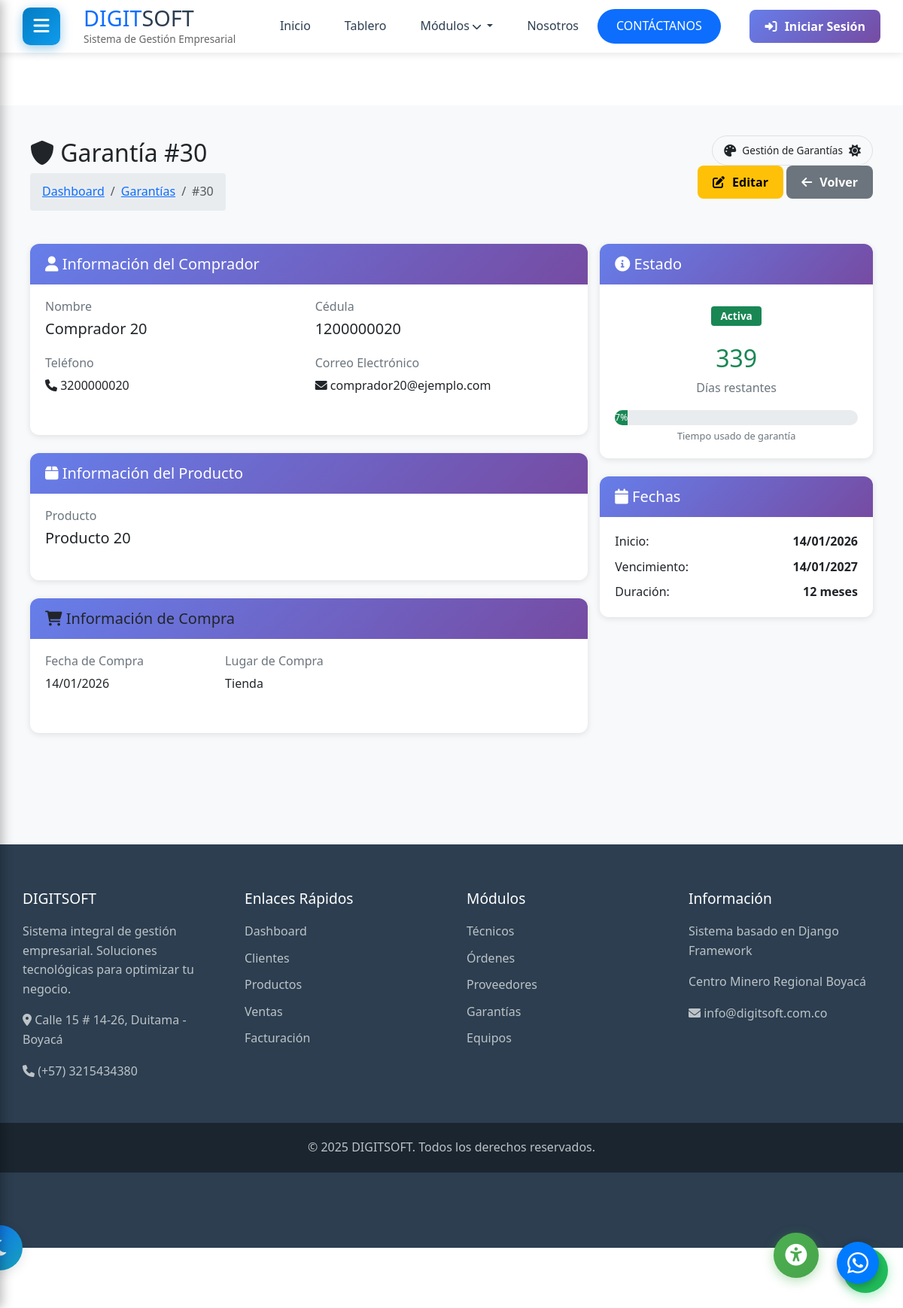
The app's page /garantias/30/ with its own data.
### garantias/models.py (models this page shows, shortened)
class Garantia(models.Model):
    ESTADO_GARANTIA = [
        ('ACTIVA', 'Activa'),
        ('VENCIDA', 'Vencida'),
        ('EN_REVISION', 'En revisión'),
        ('APROBADA', 'Aprobada'),
        ('RECHAZADA', 'Rechazada'),
        ('FINALIZADA', 'Finalizada'),
    ]
    nombre_comprador = models.CharField(max_length=200, verbose_name="Nombre del comprador")
    cedula = models.CharField(max_length=20, verbose_name="Cédula")
    telefono = models.CharField(max_length=20, verbose_name="Teléfono")
    correo_electronico = models.EmailField(
        validators=[EmailValidator()],
        verbose_name="Correo electrónico"
    )
    producto = models.ForeignKey(
        Producto,
        on_delete=models.CASCADE,
        related_name='garantias',
        verbose_name="Producto"
    )
    nombre_producto = models.CharField(max_length=200, verbose_name="Nombre del producto")
    numero_serie = models.CharField(max_length=100, blank=True, verbose_name="Número de serie")
    modelo = models.CharField(max_length=100, blank=True, verbose_name="Modelo")
    fecha_compra = models.DateField(verbose_name="Fecha de compra")
    factura_compra = models.CharField(max_length=50, blank=True, verbose_name="Número de factura")
    lugar_compra = models.CharField(max_length=200, verbose_name="Lugar de compra")
    fecha_inicio = models.DateField(verbose_name="Fecha de inicio de garantía")
    fecha_vencimiento = models.DateField(verbose_name="Fecha de vencimiento")
    meses_garantia = models.IntegerField(default=12, verbose_name="Meses de garantía")
    estado = models.CharField(
        max_length=20,
        choices=ESTADO_GARANTIA,
        default='ACTIVA',
        verbose_name="Estado"
    )
    motivo_reclamacion = models.TextField(blank=True, verbose_name="Motivo de reclamación")
    descripcion_problema = models.TextField(blank=True, verbose_name="Descripción del problema")
    solucion = models.TextField(blank=True, verbose_name="Solución aplicada")
    fecha_resolucion = models.DateField(null=True, blank=True, verbose_name="Fecha de resolución")
    observaciones = models.TextField(blank=True, verbose_name="Observaciones")
    cliente = models.ForeignKey(
        Cliente,
        on_delete=models.SET_NULL,
        null=True,
        blank=True,
        related_name='garantias',
        verbose_name="Cliente"
    )
    fecha_registro = models.DateTimeField(auto_now_add=True, verbose_name="Fecha de registro")
    fecha_actualizacion = models.DateTimeField(auto_now=True, verbose_name="Última actualización")
    class Meta:
        verbose_name = "Garantía"
        verbose_name_plural = "Garantías"
        ordering = ['-fecha_registro']
        indexes = [
            models.Index(fields=['cedula']),
            models.Index(fields=['factura_compra']),
            models.Index(fields=['estado']),
        ]
    @property
    def dias_restantes(self):
        from datetime import date
        if self.fecha_vencimiento:
            dias = (self.fecha_vencimiento - date.today()).days
            return max(0, dias)
        return 0
    @property
    def esta_vigente(self):
        from datetime import date
        return self.fecha_vencimiento >= date.today() and self.estado == 'ACTIVA'
    @property
    def porcentaje_usado(self):
        from datetime import date
        if self.fecha_inicio and self.fecha_vencimiento:
            dias_totales = (self.fecha_vencimiento - self.fecha_inicio).days
            dias_usados = (date.today() - self.fecha_inicio).days
            if dias_totales > 0:
                porcentaje = (dias_usados / dias_totales) * 100
                return min(100, max(0, porcentaje))
        return 0

### garantias/views.py (the view)
# urls.py: path('<int:pk>/', views.garantia_detalle, name='detalle'),
def garantia_detalle(request, pk):
    garantia = get_object_or_404(Garantia, pk=pk)
    seguimientos = garantia.seguimientos.all()
    context = {
        'garantia': garantia,
        'seguimientos': seguimientos,
    }
    return render(request, 'garantias/detalle.html', context)

### templates/garantias/detalle.html (shortened to what this page needs)
{% extends 'base_dashboard.html' %}
{% load static %}
{% block content %}
<div class="container-fluid py-4">
    <div class="row mb-4">
        <div class="col-12">
            <div class="d-flex justify-content-between align-items-center">
                <div>
                    <h1 class="h2 mb-2">
                        <i class="fas fa-shield-alt"></i> Garantía #{{ garantia.id }}
                    </h1>
                    <nav aria-label="breadcrumb">
                        <ol class="breadcrumb">
                            <li class="breadcrumb-item"><a href="{% url 'dashboard:index' %}">Dashboard</a></li>
                            <li class="breadcrumb-item"><a href="{% url 'garantias:lista' %}">Garantías</a></li>
                            <li class="breadcrumb-item active">#{{ garantia.id }}</li>
                        </ol>
                    </nav>
                </div>
                <div>
                    <a href="{% url 'garantias:editar' garantia.pk %}" class="btn btn-warning">
                        <i class="fas fa-edit"></i> Editar
                    </a>
                    <a href="{% url 'garantias:lista' %}" class="btn btn-secondary">
                        <i class="fas fa-arrow-left"></i> Volver
                    </a>
                </div>
            </div>
        </div>
    </div>
    <div class="row">
        <div class="col-lg-8">
            <div class="card mb-4">
                <div class="card-header bg-info text-white">
                    <h5 class="mb-0"><i class="fas fa-user"></i> Información del Comprador</h5>
                </div>
                <div class="card-body">
                    <div class="row">
                        <div class="col-md-6 mb-3">
                            <h6 class="text-muted">Nombre</h6>
                            <p class="h5">{{ garantia.nombre_comprador }}</p>
                        </div>
                        <div class="col-md-6 mb-3">
                            <h6 class="text-muted">Cédula</h6>
                            <p class="h5">{{ garantia.cedula }}</p>
                        </div>
                        <div class="col-md-6 mb-3">
                            <h6 class="text-muted">Teléfono</h6>
                            <p><i class="fas fa-phone"></i> {{ garantia.telefono }}</p>
                        </div>
                        <div class="col-md-6 mb-3">
                            <h6 class="text-muted">Correo Electrónico</h6>
                            <p><i class="fas fa-envelope"></i> {{ garantia.correo_electronico }}</p>
                        </div>
                    </div>
                </div>
            </div>
            <div class="card mb-4">
                <div class="card-header bg-success text-white">
                    <h5 class="mb-0"><i class="fas fa-box"></i> Información del Producto</h5>
                </div>
                <div class="card-body">
                    <div class="row">
                        <div class="col-md-12 mb-3">
                            <h6 class="text-muted">Producto</h6>
                            <p class="h5">{{ garantia.nombre_producto }}</p>
                        </div>
                    </div>
                </div>
            </div>
            <div class="card mb-4">
                <div class="card-header bg-warning text-dark">
                    <h5 class="mb-0"><i class="fas fa-shopping-cart"></i> Información de Compra</h5>
                </div>
                <div class="card-body">
                    <div class="row">
                        <div class="col-md-4 mb-3">
                            <h6 class="text-muted">Fecha de Compra</h6>
                            <p>{{ garantia.fecha_compra|date:"d/m/Y" }}</p>
                        </div>
                        <div class="col-md-4 mb-3">
                            <h6 class="text-muted">Lugar de Compra</h6>
                            <p>{{ garantia.lugar_compra }}</p>
                        </div>
                    </div>
                </div>
            </div>
        </div>
        <div class="col-lg-4">
            <div class="card mb-4">
                <div class="card-header bg-primary text-white">
                    <h5 class="mb-0"><i class="fas fa-info-circle"></i> Estado</h5>
                </div>
                <div class="card-body text-center">
                    <h3>
                        {% if garantia.estado == 'ACTIVA' %}
                            {% if garantia.esta_vigente %}
                                <span class="badge bg-success">Activa</span>
                            {% else %}
                                <span class="badge bg-danger">Vencida</span>
                            {% endif %}
                        {% elif garantia.estado == 'EN_REVISION' %}
                            <span class="badge bg-warning">En Revisión</span>
                        {% elif garantia.estado == 'APROBADA' %}
                            <span class="badge bg-info">Aprobada</span>
                        {% elif garantia.estado == 'RECHAZADA' %}
                            <span class="badge bg-danger">Rechazada</span>
                        {% elif garantia.estado == 'FINALIZADA' %}
                            <span class="badge bg-secondary">Finalizada</span>
                        {% endif %}
                    </h3>
                    <div class="mt-4">
                        {% if garantia.esta_vigente %}
                        <div class="mb-3">
                            <h2 class="{% if garantia.dias_restantes < 30 %}text-warning{% else %}text-success{% endif %}">
                                {{ garantia.dias_restantes }}
                            </h2>
                            <p class="text-muted">Días restantes</p>
                        </div>
                        <div class="progress" style="height: 20px;">
                            <div class="progress-bar {% if garantia.porcentaje_usado > 80 %}bg-danger{% elif garantia.porcentaje_usado > 60 %}bg-warning{% else %}bg-success{% endif %}"
                                 role="progressbar"
                                 style="width: {{ garantia.porcentaje_usado }}%">
                                {{ garantia.porcentaje_usado|floatformat:0 }}%
                            </div>
                        </div>
                        <small class="text-muted">Tiempo usado de garantía</small>
                        {% else %}
                        <p class="text-danger">Garantía vencida</p>
                        {% endif %}
                    </div>
                </div>
            </div>
            <div class="card mb-4">
                <div class="card-header">
                    <h5 class="mb-0"><i class="fas fa-calendar"></i> Fechas</h5>
                </div>
                <div class="card-body">
                    <div class="d-flex justify-content-between mb-2">
                        <span>Inicio:</span>
                        <strong>{{ garantia.fecha_inicio|date:"d/m/Y" }}</strong>
                    </div>
                    <div class="d-flex justify-content-between mb-2">
                        <span>Vencimiento:</span>
                        <strong>{{ garantia.fecha_vencimiento|date:"d/m/Y" }}</strong>
                    </div>
                    <div class="d-flex justify-content-between">
                        <span>Duración:</span>
                        <strong>{{ garantia.meses_garantia }} meses</strong>
                    </div>
                </div>
            </div>
        </div>
    </div>
</div>
{% endblock %}

### static/css/dashboard.css (style rules this page uses)
:root { --primary-color: #037dc4; --secondary-color: #0f9bec; --dark-color: #2c3e50; --light-color: #f9f9f9; --sidebar-width: 250px; --header-height: 70px; }
* { margin: 0; padding: 0; box-sizing: border-box; }
body { font-family: 'Segoe UI', Tahoma, Geneva, Verdana, sans-serif; background-color: #f5f6fa; color: #323235; line-height: 1.6; min-height: 100vh; display: flex; flex-direction: column; }

### static/css/theme-switcher.css (style rules this page uses)
:root { --bg-primary: #ffffff; --bg-secondary: #f8f9fa; --bg-card: #ffffff; --text-primary: #212529; --text-secondary: #6c757d; --border-color: #dee2e6; --shadow: rgba(0, 0, 0, 0.1); --primary-color: #0d6efd; --success-color: #28a745; --danger-color: #dc3545; --warning-color: #ffc107; --info-color: #17a2b8; --input-bg: #ffffff; --input-border: #ced4da; --table-hover: #f8f9fa; }
body { background-color: var(--bg-primary); color: var(--text-primary); transition: background-color 0.3s ease, color 0.3s ease; }
.card { background-color: var(--bg-card); border-color: var(--border-color); color: var(--text-primary); box-shadow: 0 0.125rem 0.25rem var(--shadow); transition: all 0.3s ease; }
.card-header { background-color: var(--primary-color); border-bottom-color: var(--border-color); }
.text-muted { color: var(--text-secondary) !important; }
.badge { transition: all 0.3s ease; }
.container-fluid, .container { transition: all 0.3s ease; }
* { transition: background-color 0.3s ease, color 0.3s ease, border-color 0.3s ease; }

### static/css/accessibility.css (style rules this page uses)
body { transition: background-color 0.3s ease, color 0.3s ease, filter 0.3s ease; }

### static/css/responsive-global.css (style rules this page uses)
:root { --container-max-width: 1200px; --spacing-xs: 0.5rem; --spacing-sm: 1rem; --spacing-md: 1.5rem; --spacing-lg: 2rem; --spacing-xl: 3rem; }
* { box-sizing: border-box; }
html { font-size: 16px; -webkit-text-size-adjust: 100%; -ms-text-size-adjust: 100%; }
body { margin: 0; padding: 0; overflow-x: hidden !important; max-width: 100vw; }
.container, .container-fluid { width: 100%; padding-right: 15px; padding-left: 15px; margin-right: auto; margin-left: auto; }
.row { display: flex; flex-wrap: wrap; margin-right: -15px; margin-left: -15px; }
[class*="col-"] { position: relative; width: 100%; padding-right: 15px; padding-left: 15px; }
@media (min-width: 768px) { .col-md-4 { flex: 0 0 33.333333%; max-width: 33.333333%; } }
@media (min-width: 768px) { .col-md-6 { flex: 0 0 50%; max-width: 50%; } }
@media (min-width: 768px) { .col-md-12 { flex: 0 0 100%; max-width: 100%; } }
@media (min-width: 992px) { .col-lg-4 { flex: 0 0 33.333333%; max-width: 33.333333%; } }
@media (min-width: 992px) { .col-lg-8 { flex: 0 0 66.666667%; max-width: 66.666667%; } }
.card { position: relative; display: flex; flex-direction: column; min-width: 0; word-wrap: break-word; background-color: #fff; border: 1px solid rgba(0,0,0,.125); border-radius: 0.25rem; margin-bottom: 1rem; }
.card-body { flex: 1 1 auto; padding: 1.25rem; }
.btn { display: inline-block; font-weight: 400; text-align: center; white-space: nowrap; vertical-align: middle; user-select: none; border: 1px solid transparent; padding: 0.375rem 0.75rem; font-size: 1rem; line-height: 1.5; border-radius: 0.25rem; transition: all 0.15s ease-in-out; cursor: pointer; }
h1, .h1 { font-size: 2.5rem; }
h2, .h2 { font-size: 2rem; }
h3, .h3 { font-size: 1.75rem; }
h5, .h5 { font-size: 1.25rem; }
h6, .h6 { font-size: 1rem; }

### static/css/responsive-modulos.css (style rules this page uses)
.badge { display: inline-block; padding: 0.35em 0.65em; font-size: 0.75rem; font-weight: 600; line-height: 1; color: #fff; text-align: center; white-space: nowrap; vertical-align: baseline; border-radius: 0.25rem; }
.breadcrumb { display: flex; flex-wrap: wrap; padding: 0.75rem 1rem; margin-bottom: 1rem; list-style: none; background-color: #e9ecef; border-radius: 0.25rem; }

### static/css/responsive-fixes.css (style rules this page uses)
body { padding-bottom: 20px; }
.breadcrumb { flex-wrap: wrap; margin-bottom: 20px; }
html, body { overflow-x: hidden; position: relative; }
.container, .container-fluid { padding-bottom: 100px; }
.progress { height: 20px; border-radius: 10px; }
.badge { padding: 6px 12px; font-size: 0.85rem; }

### static/css/z-index-fix.css (style rules this page uses)
.container-fluid { position: relative; z-index: 2 !important; }
.card, .table-responsive, .module-header, .search-box { position: relative; z-index: 5 !important; }
.card-body, .table-responsive, .module-header, .search-box, .filters-section { visibility: visible !important; opacity: 1 !important; }

### records on screen
Garantia: id "30", nombre_comprador "Comprador 20", cedula "1200000020", telefono "3200000020", correo_electronico "comprador20@ejemplo.com", nombre_producto "Producto 20", fecha_compra "14/01/2026", lugar_compra "Tienda", dias_restantes "339", porcentaje_usado "7", fecha_inicio "14/01/2026", fecha_vencimiento "14/01/2027", meses_garantia "12"
